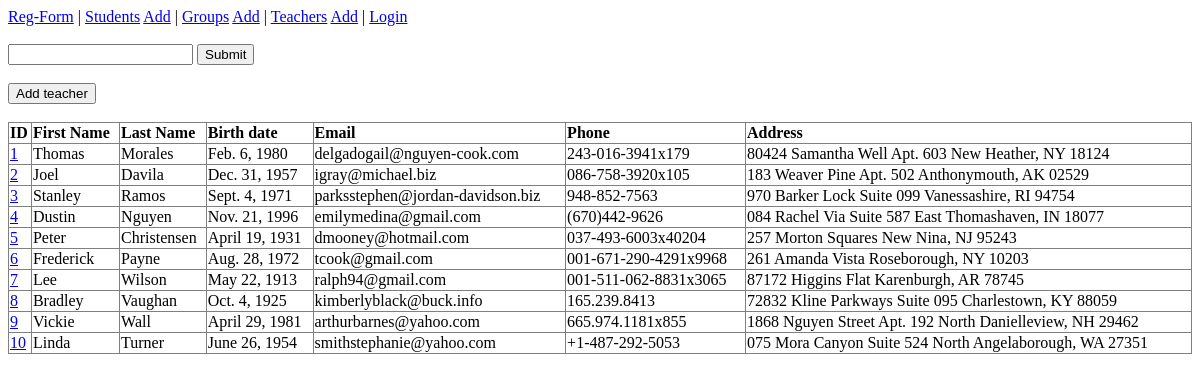
The page /teachers/ on the database as committed earlier.
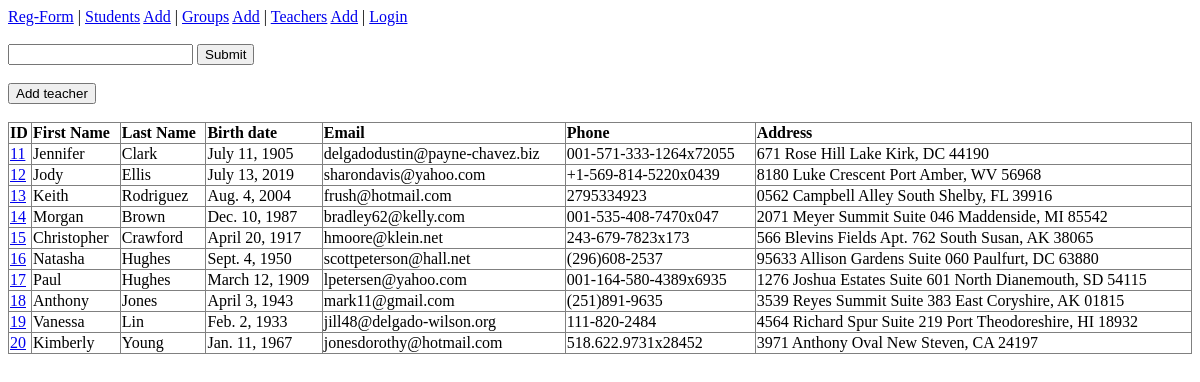
The same page on the database as committed later.
### teachers/models.py (models this page shows, shortened)
class Teacher(models.Model):
    first_name = models.CharField(max_length=25)
    last_name = models.CharField(max_length=25)
    birth_date = models.DateField()
    email = models.EmailField(unique=True)
    telephone = models.CharField(unique=True, max_length=25)
    address = models.CharField(max_length=255, null=True, blank=True)

### teachers/views.py (the view)
# urls.py: path('teachers/', include('teachers.urls')),
def teachers(request):
    queryset = Teacher.objects.all()
    f_name = request.GET.get('first_name')
    if f_name:
        queryset = queryset.filter(first_name__startswith=f_name)
    return render(request,
                  'teachers_list.html',
                  context={'teachers': queryset})

### teachers/templates/teachers_list.html (shortened to what this page needs)
{% extends 'base.html' %}
{% block content%}
<form action="{% url 'teachers' %}" method="get">
    <input name="first_name">
    <input name="submit" type="submit">
</form>
<br>
<button onclick="document.location='{% url 'teachers-add' %}'">Add teacher</button>
<br><br>
<table>
  <tr>
    <th>ID</th>
    <th>First Name</th>
    <th>Last Name</th>
    <th>Birth date</th>
    <th>Email</th>
    <th>Phone</th>
    <th>Address</th>
  </tr>
{% for teacher in teachers %}
    <tr>
        <td><a href="{% url 'teachers-edit' teacher.id %}">{{ teacher.id }}</a></td>
        <td>{{ teacher.first_name }}</td>
        <td>{{ teacher.last_name }}</td>
        <td>{{ teacher.birth_date }}</td>
        <td>{{ teacher.email }}</td>
        <td>{{ teacher.telephone }}</td>
        <td>{{ teacher.address }}</td>
    </tr>
{% endfor %}
</table>
{% endblock content%}

Rows that differ between the two databases and show on the page:
removed Teacher: id "1", first_name "Thomas", last_name "Morales", birth_date "Feb. 6, 1980", email "delgadogail@nguyen-cook.com", telephone "243-016-3941x179", address "80424 Samantha Well Apt. 603 New Heather, NY 18124"
removed Teacher: id "2", first_name "Joel", last_name "Davila", birth_date "Dec. 31, 1957", email "igray@michael.biz", telephone "086-758-3920x105", address "183 Weaver Pine Apt. 502 Anthonymouth, AK 02529"
removed Teacher: id "3", first_name "Stanley", last_name "Ramos", birth_date "Sept. 4, 1971", email "parksstephen@jordan-davidson.biz", telephone "948-852-7563", address "970 Barker Lock Suite 099 Vanessashire, RI 94754"
removed Teacher: id "4", first_name "Dustin", last_name "Nguyen", birth_date "Nov. 21, 1996", email "emilymedina@gmail.com", telephone "(670)442-9626", address "084 Rachel Via Suite 587 East Thomashaven, IN 18077"
removed Teacher: id "5", first_name "Peter", last_name "Christensen", birth_date "April 19, 1931", email "dmooney@hotmail.com", telephone "037-493-6003x40204", address "257 Morton Squares New Nina, NJ 95243"
removed Teacher: id "6", first_name "Frederick", last_name "Payne", birth_date "Aug. 28, 1972", email "tcook@gmail.com", telephone "001-671-290-4291x9968", address "261 Amanda Vista Roseborough, NY 10203"
removed Teacher: id "7", first_name "Lee", last_name "Wilson", birth_date "May 22, 1913", email "ralph94@gmail.com", telephone "001-511-062-8831x3065", address "87172 Higgins Flat Karenburgh, AR 78745"
removed Teacher: id "8", first_name "Bradley", last_name "Vaughan", birth_date "Oct. 4, 1925", email "kimberlyblack@buck.info", telephone "165.239.8413", address "72832 Kline Parkways Suite 095 Charlestown, KY 88059"
removed Teacher: id "9", first_name "Vickie", last_name "Wall", birth_date "April 29, 1981", email "arthurbarnes@yahoo.com", telephone "665.974.1181x855", address "1868 Nguyen Street Apt. 192 North Danielleview, NH 29462"
removed Teacher: id "10", first_name "Linda", last_name "Turner", birth_date "June 26, 1954", email "smithstephanie@yahoo.com", telephone "+1-487-292-5053", address "075 Mora Canyon Suite 524 North Angelaborough, WA 27351"
added Teacher: id "11", first_name "Jennifer", last_name "Clark", birth_date "July 11, 1905", email "delgadodustin@payne-chavez.biz", telephone "001-571-333-1264x72055", address "671 Rose Hill Lake Kirk, DC 44190"
added Teacher: id "12", first_name "Jody", last_name "Ellis", birth_date "July 13, 2019", email "sharondavis@yahoo.com", telephone "+1-569-814-5220x0439", address "8180 Luke Crescent Port Amber, WV 56968"
added Teacher: id "13", first_name "Keith", last_name "Rodriguez", birth_date "Aug. 4, 2004", email "frush@hotmail.com", telephone "2795334923", address "0562 Campbell Alley South Shelby, FL 39916"
added Teacher: id "14", first_name "Morgan", last_name "Brown", birth_date "Dec. 10, 1987", email "bradley62@kelly.com", telephone "001-535-408-7470x047", address "2071 Meyer Summit Suite 046 Maddenside, MI 85542"
added Teacher: id "15", first_name "Christopher", last_name "Crawford", birth_date "April 20, 1917", email "hmoore@klein.net", telephone "243-679-7823x173", address "566 Blevins Fields Apt. 762 South Susan, AK 38065"
added Teacher: id "16", first_name "Natasha", last_name "Hughes", birth_date "Sept. 4, 1950", email "scottpeterson@hall.net", telephone "(296)608-2537", address "95633 Allison Gardens Suite 060 Paulfurt, DC 63880"
added Teacher: id "17", first_name "Paul", last_name "Hughes", birth_date "March 12, 1909", email "lpetersen@yahoo.com", telephone "001-164-580-4389x6935", address "1276 Joshua Estates Suite 601 North Dianemouth, SD 54115"
added Teacher: id "18", first_name "Anthony", last_name "Jones", birth_date "April 3, 1943", email "mark11@gmail.com", telephone "(251)891-9635", address "3539 Reyes Summit Suite 383 East Coryshire, AK 01815"
added Teacher: id "19", first_name "Vanessa", last_name "Lin", birth_date "Feb. 2, 1933", email "jill48@delgado-wilson.org", telephone "111-820-2484", address "4564 Richard Spur Suite 219 Port Theodoreshire, HI 18932"
added Teacher: id "20", first_name "Kimberly", last_name "Young", birth_date "Jan. 11, 1967", email "jonesdorothy@hotmail.com", telephone "518.622.9731x28452", address "3971 Anthony Oval New Steven, CA 24197"
